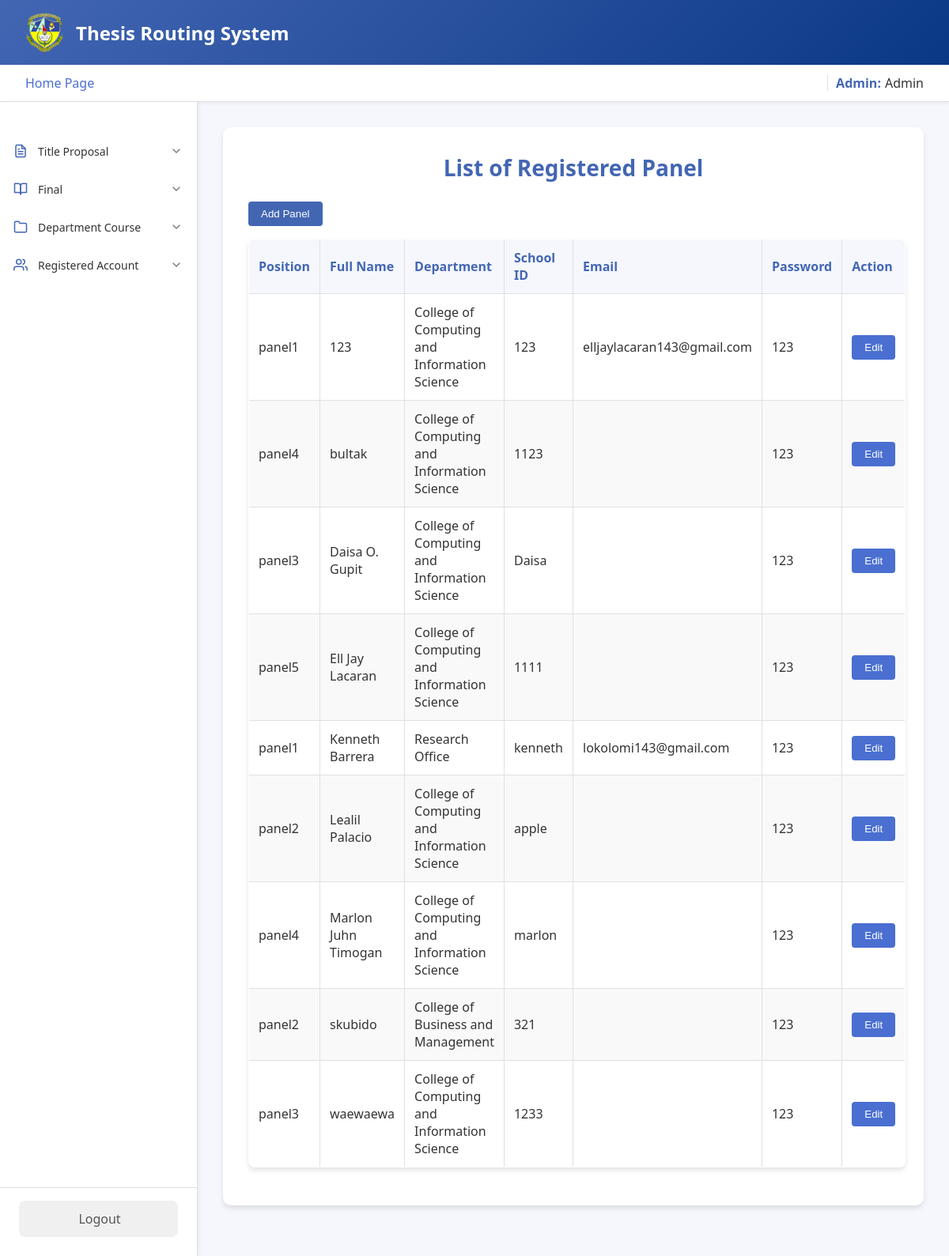
Page /admin/homepage/registeredAccount/panel_register.php (signed in) on the committed database.
### tables this page shows
CREATE TABLE `panel` (
  `panel_id` int(11) NOT NULL,
  `school_id` varchar(255) NOT NULL,
  `password` varchar(255) NOT NULL,
  `fullname` varchar(255) NOT NULL,
  `department` varchar(255) NOT NULL,
  `position` varchar(255) NOT NULL,
  `email` varchar(255) NOT NULL
);

### admin/homepage/registeredAccount/panel_register.php (the view, shortened to what this page needs)
<?php
include '../../../connection.php';
$sql = "SELECT fullname, department, school_id, password, position, email FROM panel ORDER BY fullname ASC";
$result = $conn->query($sql);
?>
<!DOCTYPE html>
<html lang="en">
<head>
</head>
<body>
    <div class="container">
        <header class="header">
            <div class="logo-container">
                <img src="../../../assets/logo.png" alt="SMCC Logo">
                <div class="logo">Thesis Routing System</div>
            </div>
        </header>
        <div class="top-bar">
            <div class="homepage">
                <a href="../../homepage/homepage.php">Home Page</a>
            </div>
            <div class="user-info">
                <span class="role">Admin:</span>
                <span class="user-name"><?php echo isset($_SESSION['fullname']) ? $_SESSION['fullname'] : 'Guest'; ?></span>
            </div>
        </div>
        <div class="main-content">
        <nav class="sidebar">
    <nav class="nav-menu">
        <div class="menu-item dropdown">
            <div class="menu-header">
                <div class="icon">
                </div>
                <span>Title Proposal</span>
                <div class="dropdown-icon expanded">
                    <svg xmlns="http://www.w3.org/2000/svg" viewBox="0 0 24 24" fill="none" stroke="currentColor" stroke-width="2" stroke-linecap="round" stroke-linejoin="round">
                        <polyline points="6 9 12 15 18 9"></polyline>
                    </svg>
                </div>
            </div>
        </div>
        <div class="menu-item dropdown">
            <div class="menu-header">
                <div class="icon">
                    <svg xmlns="http://www.w3.org/2000/svg" viewBox="0 0 24 24" fill="none" stroke="currentColor" stroke-width="2" stroke-linecap="round" stroke-linejoin="round">
                        <path d="M2 3h6a4 4 0 0 1 4 4v14a3 3 0 0 0-3-3H2z"></path>
                        <path d="M22 3h-6a4 4 0 0 0-4 4v14a3 3 0 0 1 3-3h7z"></path>
                    </svg>
                </div>
                <span>Final</span>
                <div class="dropdown-icon">
                    <svg xmlns="http://www.w3.org/2000/svg" viewBox="0 0 24 24" fill="none" stroke="currentColor" stroke-width="2" stroke-linecap="round" stroke-linejoin="round">
                        <polyline points="6 9 12 15 18 9"></polyline>
                    </svg>
                </div>
            </div>
        </div>
        <div class="menu-item dropdown">
            <div class="menu-header">
                <div class="icon">
                    <svg xmlns="http://www.w3.org/2000/svg" viewBox="0 0 24 24" fill="none" stroke="currentColor" stroke-width="2" stroke-linecap="round" stroke-linejoin="round">
                        <path d="M22 19a2 2 0 0 1-2 2H4a2 2 0 0 1-2-2V5a2 2 0 0 1 2-2h5l2 3h9a2 2 0 0 1 2 2z"></path>
                    </svg>
                </div>
                <span>Department Course</span>
                <div class="dropdown-icon">
                    <svg xmlns="http://www.w3.org/2000/svg" viewBox="0 0 24 24" fill="none" stroke="currentColor" stroke-width="2" stroke-linecap="round" stroke-linejoin="round">
                        <polyline points="6 9 12 15 18 9"></polyline>
                    </svg>
                </div>
            </div>
        </div>
        <div class="menu-item dropdown">
            <div class="menu-header">
                <div class="icon">
                </div>
                <span>Registered Account</span>
                <div class="dropdown-icon">
                    <svg xmlns="http://www.w3.org/2000/svg" viewBox="0 0 24 24" fill="none" stroke="currentColor" stroke-width="2" stroke-linecap="round" stroke-linejoin="round">
                        <polyline points="6 9 12 15 18 9"></polyline>
                    </svg>
                </div>
            </div>
        </div>
    </nav>
    <div class="logout">
        <a href="../../../logout.php">Logout</a>
    </div>
</nav>
            <div class="content">
                <div class="form-container">
                    <h1>List of Registered Panel</h1>
                    <button onclick="window.location.href='panel.php'" class="add-panel-button">Add Panel</button>
                    <?php if ($result->num_rows > 0): ?>
                        <table border="1" cellpadding="10" cellspacing="0">
                            <thead>
                                <tr>
                                    <th>Position</th>
                                    <th>Full Name</th>
                                    <th>Department</th>
                                    <th>School ID</th>
                                    <th>Email</th>
                                    <th>Password</th>
                                    <th>Action</th>
                                </tr>
                            </thead>
                            <tbody>
                                <?php while ($row = $result->fetch_assoc()): ?>
                                    <tr id="row_<?= $row['school_id'] ?>">
                                        <form action="update_panel_inline.php" method="POST" id="form_<?= $row['school_id'] ?>">
                                            <td>
                                                <span id="position_text_<?= $row['school_id'] ?>"><?= htmlspecialchars($row['position']) ?></span>
                                            </td>
                                            <td>
                                                <span id="fullname_text_<?= $row['school_id'] ?>"><?= htmlspecialchars($row['fullname']) ?></span>
                                            </td>
                                            <td>
                                                <span id="department_text_<?= $row['school_id'] ?>"><?= htmlspecialchars($row['department']) ?></span>
                                            </td>
                                            <td>
                                                <?= htmlspecialchars($row['school_id']) ?>
                                            </td>
                                            <td>
                                                <span id="email_text_<?= $row['school_id'] ?>"><?= htmlspecialchars($row['email']) ?></span>
                                            </td>
                                            <td>
                                                <span id="password_text_<?= $row['school_id'] ?>"><?= htmlspecialchars($row['password']) ?></span>
                                            </td>
                                            <td>
                                                <button type="button" onclick="enableEdit('<?= $row['school_id'] ?>')" id="edit_btn_<?= $row['school_id'] ?>">Edit</button>
                                            </td>
                                        </form>
                                    </tr>
                                <?php endwhile; ?>
                            </tbody>
                        </table>
                    <?php else: ?>
                        <p>No panelists have been registered yet.</p>
                    <?php endif; ?>
                </div>
            </div>
        </div>
    </div>
</body>
</html>

### admin/homepage/registeredAccount/panel_register.php (style rules this page uses)
:root { --primary: #002366; --primary-light: #0a3885; --accent: #4a6fd1; --light: #f5f7fd; --dark: #333; --success: #28a745; --shadow: 0 4px 6px rgba(0, 0, 0, 0.1); --border: #e0e0e0; }
* { margin: 0; padding: 0; box-sizing: border-box; }
body { font-family: 'Segoe UI', Tahoma, Geneva, Verdana, sans-serif; background-color: var(--light); color: var(--dark); min-height: 100vh; }
.container { display: flex; flex-direction: column; min-height: 100vh; }
.header { background: linear-gradient(135deg, var(--primary) 0%, var(--primary-light) 100%); color: white; padding: 1rem 2rem; box-shadow: var(--shadow); }
.logo-container { display: flex; align-items: center; }
.logo-container img { height: 50px; margin-right: 15px; }
.logo { font-size: 1.5rem; font-weight: 600; }
.top-bar { display: flex; justify-content: space-between; align-items: center; padding: 0.75rem 2rem; background-color: white; box-shadow: 0 2px 4px rgba(0, 0, 0, 0.05); border-bottom: 1px solid var(--border); }
.homepage a { color: var(--accent); text-decoration: none; font-weight: 500; transition: all 0.3s; }
.user-info { display: flex; align-items: center; }
.role { font-weight: 600; margin-right: 5px; color: var(--primary); }
.user-name { color: var(--dark); }
.main-content { display: flex; flex: 1; }
.sidebar { width: 250px; background-color: white; padding: 1.5rem 0; box-shadow: 2px 0 5px rgba(0, 0, 0, 0.05); display: flex; flex-direction: column; justify-content: space-between; border-right: 1px solid var(--border); }
.sidebar a { display: block; padding: 0.75rem 1.5rem; color: var(--dark); text-decoration: none; transition: all 0.3s; border-left: 3px solid transparent; }
.logout { padding: 0 1.5rem; margin-top: auto; border-top: 1px solid var(--border); padding-top: 1rem; }
.logout a { display: flex; align-items: center; justify-content: center; background-color: #f0f0f0; color: #555; padding: 0.75rem; border-radius: 8px; text-decoration: none; font-weight: 500; transition: all 0.3s; }
.content { flex: 1; padding: 2rem; position: relative; overflow: auto; }
.form-container { background-color: white; border-radius: 10px; box-shadow: var(--shadow); padding: 2rem; margin-bottom: 2rem; }
.form-container h1 { text-align: center; color: var(--primary); margin-bottom: 1.5rem; font-size: 1.75rem; }
table { width: 100%; border-collapse: collapse; margin-bottom: 1rem; background-color: white; }
table th, table td { padding: 0.75rem; text-align: left; border: 1px solid var(--border); }
table th { background-color: var(--light); color: var(--primary); font-weight: 600; }
table tr:nth-child(even) { background-color: #f9f9f9; }
button { padding: 0.5rem 1rem; border: none; border-radius: 4px; cursor: pointer; font-weight: 500; transition: all 0.3s; }
button[type="button"] { background-color: var(--accent); color: white; }
:root { --primary: #4366b3; --primary-light: #0a3885; --accent: #4a6fd1; --light: #f5f7fd; --dark: #333; --success: #28a745; --shadow: 0 4px 6px rgba(0, 0, 0, 0.1); --border: #e0e0e0; --white: #ffffff; --hover: #f5f7fd; --active: #e5ebf8; --text-light: #777777; --radius: 8px; }
table { width: 100%; border-collapse: collapse; margin-top: 1rem; background-color: white; box-shadow: var(--shadow); border-radius: 8px; overflow: hidden; }
th, td { padding: 1rem; text-align: left; border-bottom: 1px solid var(--border); }
th { background-color: var(--primary); color: white; font-weight: 600; }
tr:nth-child(even) { background-color: rgba(0, 0, 0, 0.02); }
.nav-menu { display: flex; flex-direction: column; padding: 1rem 0; gap: 4px; }
.menu-item { display: flex; flex-direction: column; }
.menu-header { display: flex; align-items: center; padding: 0.75rem 1rem; cursor: pointer; border-radius: 8px; transition: all 0.2s ease; gap: 12px; }
.icon { width: 20px; height: 20px; display: flex; align-items: center; justify-content: center; color: var(--primary); }
.icon svg { width: 18px; height: 18px; stroke: var(--primary); }
.menu-header span { flex: 1; font-size: 14px; color: var(--dark); }
.dropdown-icon { width: 20px; height: 20px; display: flex; align-items: center; justify-content: center; transition: transform 0.2s ease; }
.dropdown-icon svg { width: 16px; height: 16px; stroke: #777777; }
.add-panel-button { background-color: var(--primary); color: white; }

### rows in the picture
panel: position "panel1", fullname "123", department "College of Computing and Information Science", school "123", email "elljaylacaran143@gmail.com", password "123"
panel: position "panel4", fullname "bultak", department "College of Computing and Information Science", school "1123", password "123"
panel: position "panel3", fullname "Daisa O. Gupit", department "College of Computing and Information Science", school "Daisa", password "123"
panel: position "panel5", fullname "Ell Jay Lacaran", department "College of Computing and Information Science", school "1111", password "123"
panel: position "panel1", fullname "Kenneth Barrera", department "Research Office", school "kenneth", email "lokolomi143@gmail.com", password "123"
panel: position "panel2", fullname "Lealil Palacio", department "College of Computing and Information Science", school "apple", password "123"
panel: position "panel4", fullname "Marlon Juhn Timogan", department "College of Computing and Information Science", school "marlon", password "123"
panel: position "panel2", fullname "skubido", department "College of Business and Management", school "321", password "123"
panel: position "panel3", fullname "waewaewa", department "College of Computing and Information Science", school "1233", password "123"

### other values in the picture
$_SESSION['fullname'] "Admin"
